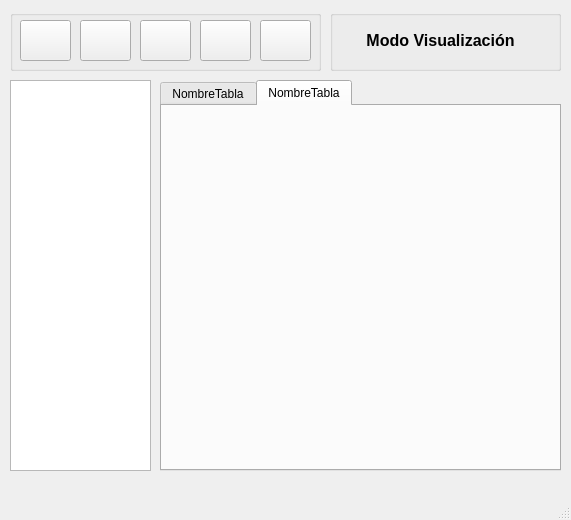
<?xml version="1.0" encoding="UTF-8"?>
<ui version="4.0">
 <class>ModoVisualizacion</class>
 <widget class="QMainWindow" name="ModoVisualizacion">
  <property name="geometry">
   <rect>
    <x>0</x>
    <y>0</y>
    <width>571</width>
    <height>520</height>
   </rect>
  </property>
  <property name="windowTitle">
   <string>MainWindow</string>
  </property>
  <widget class="QWidget" name="centralwidget">
   <widget class="QGroupBox" name="groupBox_2">
    <property name="geometry">
     <rect>
      <x>330</x>
      <y>10</y>
      <width>231</width>
      <height>61</height>
     </rect>
    </property>
    <property name="title">
     <string/>
    </property>
    <widget class="QLabel" name="lblTituloForm">
     <property name="geometry">
      <rect>
       <x>10</x>
       <y>0</y>
       <width>201</width>
       <height>61</height>
      </rect>
     </property>
     <property name="text">
      <string notr="true">&lt;html&gt;&lt;head/&gt;&lt;body&gt;&lt;p align=&quot;center&quot;&gt;&lt;span style=&quot; font-size:12pt; font-weight:600;&quot;&gt;Modo Visualización&lt;/span&gt;&lt;/p&gt;&lt;/body&gt;&lt;/html&gt;</string>
     </property>
     <property name="textFormat">
      <enum>Qt::RichText</enum>
     </property>
    </widget>
   </widget>
   <widget class="QGroupBox" name="groupBox">
    <property name="geometry">
     <rect>
      <x>10</x>
      <y>10</y>
      <width>311</width>
      <height>61</height>
     </rect>
    </property>
    <property name="title">
     <string/>
    </property>
    <widget class="QPushButton" name="btnVisualizar">
     <property name="geometry">
      <rect>
       <x>10</x>
       <y>10</y>
       <width>51</width>
       <height>41</height>
      </rect>
     </property>
     <property name="text">
      <string/>
     </property>
     <property name="icon">
      <iconset>
       <normaloff>../../../../../../Users/CastellDraco/Downloads/visible9 (1).png</normaloff>../../../../../../Users/CastellDraco/Downloads/visible9 (1).png</iconset>
     </property>
     <property name="iconSize">
      <size>
       <width>16</width>
       <height>16</height>
      </size>
     </property>
    </widget>
    <widget class="QPushButton" name="btnBuscarCampos">
     <property name="geometry">
      <rect>
       <x>190</x>
       <y>10</y>
       <width>51</width>
       <height>41</height>
      </rect>
     </property>
     <property name="text">
      <string/>
     </property>
     <property name="icon">
      <iconset>
       <normaloff>../../../../../../Users/CastellDraco/Downloads/zoom19 (1).png</normaloff>../../../../../../Users/CastellDraco/Downloads/zoom19 (1).png</iconset>
     </property>
    </widget>
    <widget class="QPushButton" name="btnEditar">
     <property name="geometry">
      <rect>
       <x>70</x>
       <y>10</y>
       <width>51</width>
       <height>41</height>
      </rect>
     </property>
     <property name="text">
      <string/>
     </property>
     <property name="icon">
      <iconset>
       <normaloff>../../../../../../Users/CastellDraco/Downloads/pencil63.png</normaloff>../../../../../../Users/CastellDraco/Downloads/pencil63.png</iconset>
     </property>
    </widget>
    <widget class="QPushButton" name="btnAdministrarBD">
     <property name="geometry">
      <rect>
       <x>250</x>
       <y>10</y>
       <width>51</width>
       <height>41</height>
      </rect>
     </property>
     <property name="text">
      <string/>
     </property>
     <property name="icon">
      <iconset>
       <normaloff>../../../../../../Users/CastellDraco/Downloads/png/database38.png</normaloff>../../../../../../Users/CastellDraco/Downloads/png/database38.png</iconset>
     </property>
    </widget>
    <widget class="QPushButton" name="btnCrearTabla">
     <property name="geometry">
      <rect>
       <x>130</x>
       <y>10</y>
       <width>51</width>
       <height>41</height>
      </rect>
     </property>
     <property name="text">
      <string/>
     </property>
     <property name="icon">
      <iconset>
       <normaloff>../../../../../../Users/CastellDraco/Downloads/png/little14.png</normaloff>../../../../../../Users/CastellDraco/Downloads/png/little14.png</iconset>
     </property>
    </widget>
   </widget>
   <widget class="QTabWidget" name="tabWidget">
    <property name="geometry">
     <rect>
      <x>160</x>
      <y>80</y>
      <width>401</width>
      <height>391</height>
     </rect>
    </property>
    <property name="currentIndex">
     <number>1</number>
    </property>
    <widget class="QWidget" name="NombreTabla">
     <attribute name="title">
      <string>NombreTabla</string>
     </attribute>
    </widget>
    <widget class="QWidget" name="tab_2">
     <attribute name="title">
      <string>NombreTabla</string>
     </attribute>
    </widget>
   </widget>
   <widget class="QTreeWidget" name="twiVizualizacinTabla">
    <property name="geometry">
     <rect>
      <x>10</x>
      <y>80</y>
      <width>141</width>
      <height>391</height>
     </rect>
    </property>
    <property name="columnCount">
     <number>1</number>
    </property>
    <attribute name="headerVisible">
     <bool>false</bool>
    </attribute>
    <column>
     <property name="text">
      <string notr="true">1</string>
     </property>
    </column>
   </widget>
  </widget>
  <widget class="QMenuBar" name="menubar">
   <property name="geometry">
    <rect>
     <x>0</x>
     <y>0</y>
     <width>571</width>
     <height>21</height>
    </rect>
   </property>
  </widget>
  <widget class="QStatusBar" name="statusbar"/>
 </widget>
 <resources/>
 <connections/>
</ui>
